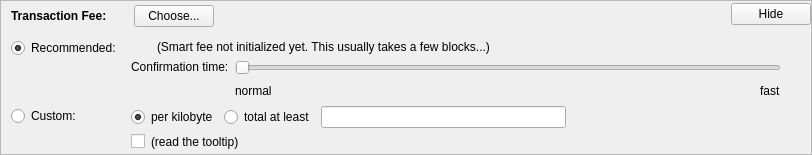
    <widget class="QFrame" name="frameFee">
     <property name="sizePolicy">
      <sizepolicy hsizetype="Expanding" vsizetype="Expanding">
       <horstretch>0</horstretch>
       <verstretch>0</verstretch>
      </sizepolicy>
     </property>
     <property name="maximumSize">
      <size>
       <width>16777215</width>
       <height>16777215</height>
      </size>
     </property>
     <property name="frameShape">
      <enum>QFrame::StyledPanel</enum>
     </property>
     <property name="frameShadow">
      <enum>QFrame::Sunken</enum>
     </property>
     <layout class="QVBoxLayout" name="verticalLayoutFee1">
      <property name="spacing">
       <number>0</number>
      </property>
      <property name="leftMargin">
       <number>0</number>
      </property>
      <property name="topMargin">
       <number>0</number>
      </property>
      <property name="rightMargin">
       <number>0</number>
      </property>
      <property name="bottomMargin">
       <number>0</number>
      </property>
      <item>
       <layout class="QVBoxLayout" name="verticalLayoutFee2" stretch="0,0,0">
        <property name="spacing">
         <number>0</number>
        </property>
        <property name="leftMargin">
         <number>10</number>
        </property>
        <property name="topMargin">
         <number>0</number>
        </property>
        <item>
         <layout class="QHBoxLayout" name="horizontalLayoutFee1">
          <property name="bottomMargin">
           <number>0</number>
          </property>
          <item>
           <layout class="QVBoxLayout" name="verticalLayoutFee7">
            <property name="spacing">
             <number>0</number>
            </property>
            <item>
             <spacer name="verticalSpacerSmartFee">
              <property name="orientation">
               <enum>Qt::Vertical</enum>
              </property>
              <property name="sizeType">
               <enum>QSizePolicy::Fixed</enum>
              </property>
              <property name="sizeHint" stdset="0">
               <size>
                <width>1</width>
                <height>4</height>
               </size>
              </property>
             </spacer>
            </item>
            <item>
             <layout class="QHBoxLayout" name="horizontalLayoutSmartFee">
              <property name="spacing">
               <number>10</number>
              </property>
              <item>
               <widget class="QLabel" name="labelFeeHeadline">
                <property name="sizePolicy">
                 <sizepolicy hsizetype="Preferred" vsizetype="Maximum">
                  <horstretch>0</horstretch>
                  <verstretch>0</verstretch>
                 </sizepolicy>
                </property>
                <property name="font">
                 <font>
                  <weight>75</weight>
                  <bold>true</bold>
                 </font>
                </property>
                <property name="styleSheet">
                 <string notr="true">font-weight:bold;</string>
                </property>
                <property name="text">
                 <string>Transaction Fee:</string>
                </property>
               </widget>
              </item>
              <item>
               <widget class="QLabel" name="labelFeeMinimized">
                <property name="text">
                 <string/>
                </property>
               </widget>
              </item>
              <item>
               <widget class="QPushButton" name="buttonChooseFee">
                <property name="text">
                 <string>Choose...</string>
                </property>
               </widget>
              </item>
             </layout>
            </item>
            <item>
             <spacer name="verticalSpacer_5">
              <property name="orientation">
               <enum>Qt::Vertical</enum>
              </property>
              <property name="sizeHint" stdset="0">
               <size>
                <width>1</width>
                <height>1</height>
               </size>
              </property>
             </spacer>
            </item>
           </layout>
          </item>
          <item>
           <spacer name="horizontalSpacer_4">
            <property name="orientation">
             <enum>Qt::Horizontal</enum>
            </property>
            <property name="sizeHint" stdset="0">
             <size>
              <width>40</width>
              <height>20</height>
             </size>
            </property>
           </spacer>
          </item>
          <item>
           <widget class="QPushButton" name="buttonMinimizeFee">
            <property name="toolTip">
             <string>collapse fee-settings</string>
            </property>
            <property name="text">
             <string>Hide</string>
            </property>
           </widget>
          </item>
         </layout>
        </item>
        <item>
         <widget class="QFrame" name="frameFeeSelection">
          <layout class="QVBoxLayout" name="verticalLayoutFee12">
           <property name="spacing">
            <number>0</number>
           </property>
           <property name="leftMargin">
            <number>0</number>
           </property>
           <property name="topMargin">
            <number>0</number>
           </property>
           <property name="rightMargin">
            <number>0</number>
           </property>
           <property name="bottomMargin">
            <number>0</number>
           </property>
           <item>
            <layout class="QGridLayout" name="gridLayoutFee">
             <property name="topMargin">
              <number>10</number>
             </property>
             <property name="bottomMargin">
              <number>4</number>
             </property>
             <property name="horizontalSpacing">
              <number>10</number>
             </property>
             <property name="verticalSpacing">
              <number>4</number>
             </property>
             <item row="1" column="1">
              <layout class="QVBoxLayout" name="verticalLayoutFee8">
               <property name="spacing">
                <number>6</number>
               </property>
               <item>
                <layout class="QHBoxLayout" name="horizontalLayoutFee13">
                 <item>
                  <widget class="QRadioButton" name="radioCustomPerKilobyte">
                   <property name="toolTip">
                    <string>If the custom fee is set to 1000 satoshis and the transaction is only 250 bytes, then &quot;per kilobyte&quot; only pays 250 satoshis in fee, while &quot;total at least&quot; pays 1000 satoshis. For transactions bigger than a kilobyte both pay by kilobyte.</string>
                   </property>
                   <property name="text">
                    <string>per kilobyte</string>
                   </property>
                   <property name="checked">
                    <bool>true</bool>
                   </property>
                   <attribute name="buttonGroup">
                    <string notr="true">groupCustomFee</string>
                   </attribute>
                  </widget>
                 </item>
                 <item>
                  <widget class="QRadioButton" name="radioCustomAtLeast">
                   <property name="toolTip">
                    <string>If the custom fee is set to 1000 satoshis and the transaction is only 250 bytes, then &quot;per kilobyte&quot; only pays 250 satoshis in fee, while &quot;total at least&quot; pays 1000 satoshis. For transactions bigger than a kilobyte both pay by kilobyte.</string>
                   </property>
                   <property name="text">
                    <string>total at least</string>
                   </property>
                   <attribute name="buttonGroup">
                    <string notr="true">groupCustomFee</string>
                   </attribute>
                  </widget>
                 </item>
                 <item>
                  <widget class="BitcoinAmountField" name="customFee"/>
                 </item>
                 <item>
                  <spacer name="horizontalSpacer_6">
                   <property name="orientation">
                    <enum>Qt::Horizontal</enum>
                   </property>
                   <property name="sizeHint" stdset="0">
                    <size>
                     <width>1</width>
                     <height>1</height>
                    </size>
                   </property>
                  </spacer>
                 </item>
                </layout>
               </item>
               <item>
                <layout class="QHBoxLayout" name="horizontalLayoutFee8">
                 <item>
                  <widget class="QCheckBox" name="checkBoxMinimumFee">
                   <property name="toolTip">
                    <string>Paying only the minimum fee is just fine as long as there is less transaction volume than space in the blocks. But be aware that this can end up in a never confirming transaction once there is more demand for boostcoin transactions than the network can process.</string>
                   </property>
                   <property name="text">
                    <string/>
                   </property>
                  </widget>
                 </item>
                 <item>
                  <widget class="QLabel" name="labelMinFeeWarning">
                   <property name="enabled">
                    <bool>true</bool>
                   </property>
                   <property name="toolTip">
                    <string>Paying only the minimum fee is just fine as long as there is less transaction volume than space in the blocks. But be aware that this can end up in a never confirming transaction once there is more demand for boostcoin transactions than the network can process.</string>
                   </property>
                   <property name="text">
                    <string>(read the tooltip)</string>
                   </property>
                   <property name="margin">
                    <number>5</number>
                   </property>
                  </widget>
                 </item>
                 <item>
                  <spacer name="horizontalSpacer_2">
                   <property name="orientation">
                    <enum>Qt::Horizontal</enum>
                   </property>
                   <property name="sizeHint" stdset="0">
                    <size>
                     <width>1</width>
                     <height>1</height>
                    </size>
                   </property>
                  </spacer>
                 </item>
                </layout>
               </item>
              </layout>
             </item>
             <item row="0" column="0">
              <layout class="QVBoxLayout" name="verticalLayoutFee4" stretch="0,1">
               <item>
                <widget class="QRadioButton" name="radioSmartFee">
                 <property name="text">
                  <string>Recommended:</string>
                 </property>
                 <property name="checked">
                  <bool>true</bool>
                 </property>
                 <attribute name="buttonGroup">
                  <string notr="true">groupFee</string>
                 </attribute>
                </widget>
               </item>
               <item>
                <spacer name="verticalSpacer_2">
                 <property name="orientation">
                  <enum>Qt::Vertical</enum>
                 </property>
                 <property name="sizeHint" stdset="0">
                  <size>
                   <width>1</width>
                   <height>1</height>
                  </size>
                 </property>
                </spacer>
               </item>
              </layout>
             </item>
             <item row="1" column="0">
              <layout class="QVBoxLayout" name="verticalLayoutFee9" stretch="0,1">
               <item>
                <widget class="QRadioButton" name="radioCustomFee">
                 <property name="text">
                  <string>Custom:</string>
                 </property>
                 <attribute name="buttonGroup">
                  <string notr="true">groupFee</string>
                 </attribute>
                </widget>
               </item>
               <item>
                <spacer name="verticalSpacer_6">
                 <property name="orientation">
                  <enum>Qt::Vertical</enum>
                 </property>
                 <property name="sizeHint" stdset="0">
                  <size>
                   <width>1</width>
                   <height>1</height>
                  </size>
                 </property>
                </spacer>
               </item>
              </layout>
             </item>
             <item row="0" column="1">
              <layout class="QVBoxLayout" name="verticalLayoutFee3" stretch="0,0,1">
               <property name="spacing">
                <number>6</number>
               </property>
               <property name="topMargin">
                <number>2</number>
               </property>
               <item>
                <layout class="QHBoxLayout" name="horizontalLayoutFee12">
                 <item>
                  <widget class="QLabel" name="labelSmartFee">
                   <property name="text">
                    <string/>
                   </property>
                   <property name="margin">
                    <number>2</number>
                   </property>
                  </widget>
                 </item>
                 <item>
                  <widget class="QLabel" name="labelFeeEstimation">
                   <property name="text">
                    <string/>
                   </property>
                  </widget>
                 </item>
                 <item>
                  <widget class="QLabel" name="labelSmartFee2">
                   <property name="text">
                    <string>(Smart fee not initialized yet. This usually takes a few blocks...)</string>
                   </property>
                   <property name="margin">
                    <number>2</number>
                   </property>
                  </widget>
                 </item>
                 <item>
                  <spacer name="horizontalSpacer_5">
                   <property name="orientation">
                    <enum>Qt::Horizontal</enum>
                   </property>
                   <property name="sizeHint" stdset="0">
                    <size>
                     <width>1</width>
                     <height>1</height>
                    </size>
                   </property>
                  </spacer>
                 </item>
                </layout>
               </item>
               <item>
                <layout class="QHBoxLayout" name="horizontalLayoutFee9">
                 <item>
                  <layout class="QVBoxLayout" name="verticalLayoutFee6">
                   <item>
                    <widget class="QLabel" name="labelSmartFee3">
                     <property name="text">
                      <string>Confirmation time:</string>
                     </property>
                     <property name="margin">
                      <number>2</number>
                     </property>
                    </widget>
                   </item>
                   <item>
                    <spacer name="verticalSpacer_3">
                     <property name="orientation">
                      <enum>Qt::Vertical</enum>
                     </property>
                     <property name="sizeHint" stdset="0">
                      <size>
                       <width>1</width>
                       <height>1</height>
                      </size>
                     </property>
                    </spacer>
                   </item>
                  </layout>
                 </item>
                 <item>
                  <layout class="QVBoxLayout" name="verticalLayoutFee5">
                   <property name="rightMargin">
                    <number>30</number>
                   </property>
                   <item>
                    <widget class="QSlider" name="sliderSmartFee">
                     <property name="minimum">
                      <number>0</number>
                     </property>
                     <property name="maximum">
                      <number>24</number>
                     </property>
                     <property name="pageStep">
                      <number>1</number>
                     </property>
                     <property name="value">
                      <number>0</number>
                     </property>
                     <property name="orientation">
                      <enum>Qt::Horizontal</enum>
                     </property>
                     <property name="invertedAppearance">
                      <bool>false</bool>
                     </property>
                     <property name="invertedControls">
                      <bool>false</bool>
                     </property>
                     <property name="tickPosition">
                      <enum>QSlider::NoTicks</enum>
                     </property>
                    </widget>
                   </item>
                   <item>
                    <layout class="QHBoxLayout" name="horizontalLayoutFee10">
                     <item>
                      <widget class="QLabel" name="labelSmartFeeNormal">
                       <property name="text">
                        <string>normal</string>
                       </property>
                      </widget>
                     </item>
                     <item>
                      <spacer name="horizontalSpacer_3">
                       <property name="orientation">
                        <enum>Qt::Horizontal</enum>
                       </property>
                       <property name="sizeHint" stdset="0">
                        <size>
                         <width>40</width>
                         <height>20</height>
                        </size>
                       </property>
                      </spacer>
                     </item>
                     <item>
                      <widget class="QLabel" name="labelSmartFeeFast">
                       <property name="text">
                        <string>fast</string>
                       </property>
                      </widget>
                     </item>
                    </layout>
                   </item>
                  </layout>
                 </item>
                </layout>
               </item>
               <item>
                <spacer name="verticalSpacer_4">
                 <property name="orientation">
                  <enum>Qt::Vertical</enum>
                 </property>
                 <property name="sizeHint" stdset="0">
                  <size>
                   <width>1</width>
                   <height>1</height>
                  </size>
                 </property>
                </spacer>
               </item>
              </layout>
             </item>
            </layout>
           </item>
          </layout>
         </widget>
        </item>
        <item>
         <spacer name="verticalSpacerFee">
          <property name="orientation">
           <enum>Qt::Vertical</enum>
          </property>
          <property name="sizeHint" stdset="0">
           <size>
            <width>800</width>
            <height>1</height>
           </size>
          </property>
         </spacer>
        </item>
       </layout>
      </item>
     </layout>
    </widget>
